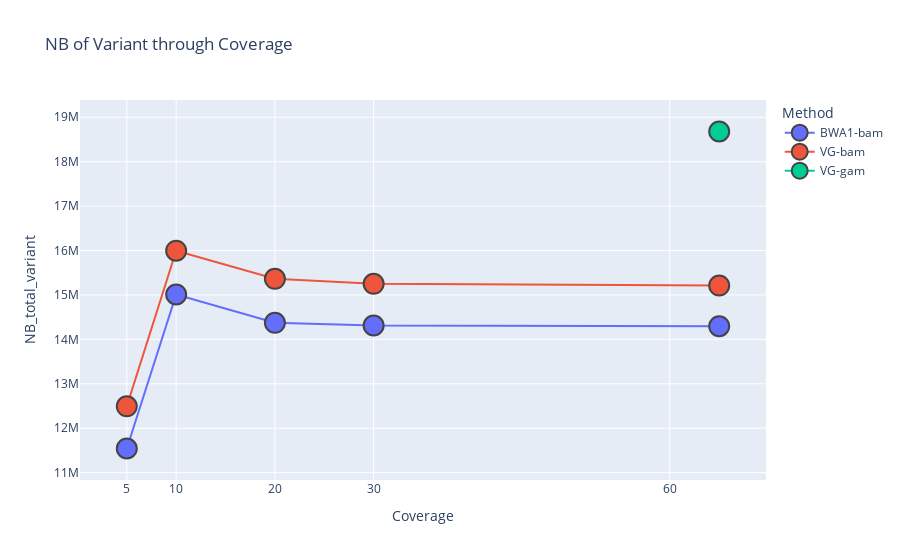

The code cell stored with this chart in its notebook:
### Code cell
fig = px.scatter(dfsort_cov, x="Coverage", y="NB_total_variant", color = "Method",
                title="NB of Variant through Coverage")

fig.update_layout(
    xaxis = dict(
        tickmode = 'array',
        tickvals = [0, 5, 10, 20, 30, 60],
        ticktext = ['0', '5', '10', '20', '30', '60']
    )
)
fig.update_traces(mode='lines+markers', marker_line_width=2, marker_size=20)


fig.show()

### Figure 1 — Plotly figure (JSON) as saved in the notebook; plotly's stock layout.template omitted (floating-point values rounded to 4 significant figures)
{"data": [{"hovertemplate": "Method=BWA1-bam<br>Coverage=%{x}<br>NB_total_variant=%{y}<extra></extra>", "legendgroup": "BWA1-bam", "marker": {"color": "#636efa", "line": {"width": 2}, "size": 20, "symbol": "circle"}, "mode": "lines+markers", "name": "BWA1-bam", "orientation": "v", "showlegend": true, "type": "scatter", "x": [5, 10, 20, 30, 65], "xaxis": "x", "y": [11543787, 15010602, 14373544, 14312845, 14295541], "yaxis": "y"}, {"hovertemplate": "Method=VG-bam<br>Coverage=%{x}<br>NB_total_variant=%{y}<extra></extra>", "legendgroup": "VG-bam", "marker": {"color": "#EF553B", "line": {"width": 2}, "size": 20, "symbol": "circle"}, "mode": "lines+markers", "name": "VG-bam", "orientation": "v", "showlegend": true, "type": "scatter", "x": [5, 10, 20, 30, 65], "xaxis": "x", "y": [12493312, 15995670, 15363667, 15250892, 15211377], "yaxis": "y"}, {"hovertemplate": "Method=VG-gam<br>Coverage=%{x}<br>NB_total_variant=%{y}<extra></extra>", "legendgroup": "VG-gam", "marker": {"color": "#00cc96", "line": {"width": 2}, "size": 20, "symbol": "circle"}, "mode": "lines+markers", "name": "VG-gam", "orientation": "v", "showlegend": true, "type": "scatter", "x": [65], "xaxis": "x", "y": [18679492], "yaxis": "y"}], "layout": {"legend": {"title": {"text": "Method"}, "tracegroupgap": 0}, "title": {"text": "NB of Variant through Coverage"}, "xaxis": {"anchor": "y", "domain": [0, 1], "tickmode": "array", "ticktext": ["0", "5", "10", "20", "30", "60"], "tickvals": [0, 5, 10, 20, 30, 60], "title": {"text": "Coverage"}}, "yaxis": {"anchor": "x", "domain": [0, 1], "title": {"text": "NB_total_variant"}}}}
